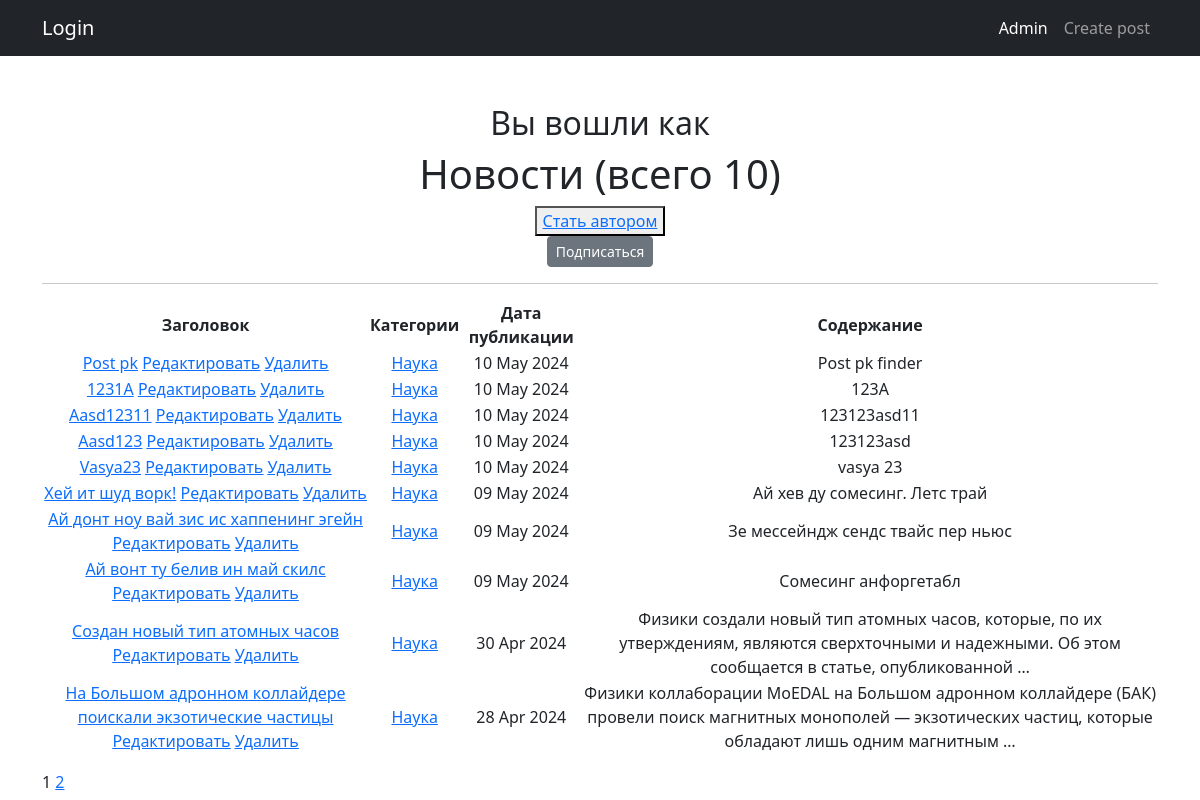
The app's page /news/categories/3, older data.
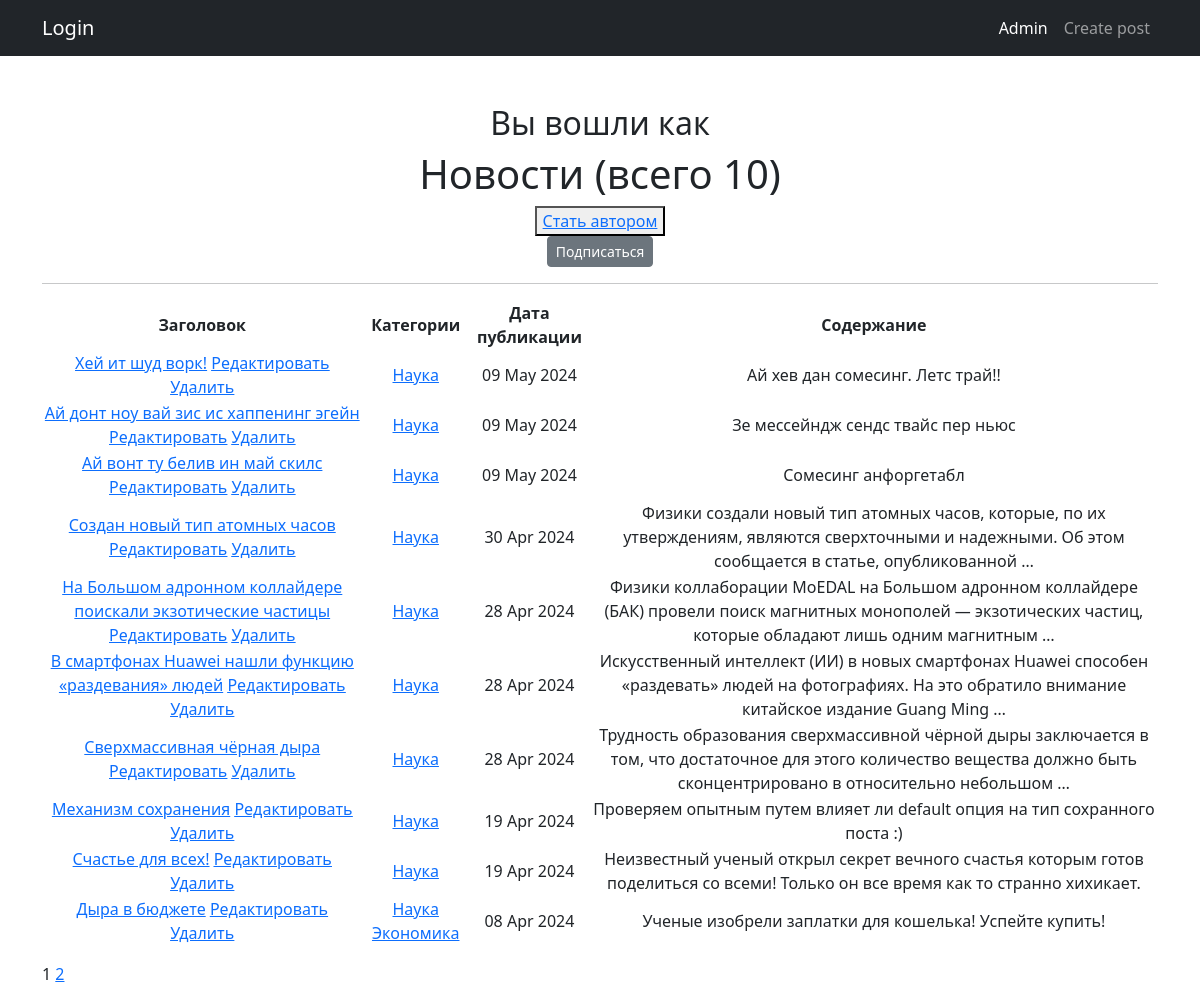
The same page, newer data.
### news/models.py (models this page shows, shortened)
class Post(models.Model):
    article = 'AR'
    news = 'NE'
    POSITIONS = [
        (article, 'Статья'),
        (news, 'Новости'),
    ]
    author = models.ForeignKey(Author, on_delete=models.CASCADE)
    news_type = models.CharField(max_length=2, choices=POSITIONS, default=article)
    post_time = models.DateTimeField(auto_now_add=True)
    title = models.CharField(max_length=255)
    text = models.TextField()
    rating = models.IntegerField(default=0)
    category = models.ManyToManyField(Category, through='PostCategory')

class Category(models.Model):
    name = models.CharField(max_length=100, unique=True)
    subscribers = models.ManyToManyField(User, blank=True, related_name='categories')
    def __str__(self):
        return f'{self.name}'

### news/views.py (the view)
# urls.py: path('categories/<int:pk>', CategoryListView.as_view(), name='category_list'),
class CategoryListView(NewsList):
    model = Post
    template_name = 'category_list.html'
    context_object_name = 'category_news_list'
    def get_queryset(self):
        self.category = get_object_or_404(Category, id=self.kwargs['pk'])
        queryset = Post.objects.filter(category=self.category).order_by('-post_time')
        return queryset
    def get_context_data(self, **kwargs):
        context = super().get_context_data(**kwargs)
        context['is_not_subscriber'] = self.request.user not in self.category.subscribers.all()
        context['category'] = self.category
        return context

### news/templatetags/custom_tags.py (called while the page is built)
@register.simple_tag(takes_context=True)
def url_replace(context, **kwargs):
    d = context['request'].GET.copy()
    for k, v in kwargs.items():
        d[k] = v
    return d.urlencode()

### news/views.py (called while the page is built)
    def get_context_data(self, **kwargs):
        context = super().get_context_data(**kwargs)
        context['is_not_author'] = not self.request.user.groups.filter(name='authors').exists()
        return context

### templates/category_list.html (shortened to what this page needs)
{% extends 'flatpages/default.html' %}
{% load custom_filters %}
{% load custom_tags %}
{% block content %}
<h2>Вы вошли как {{ request.user.username }}</h2>
    <h1>Новости (всего {{ category_news_list|length }})</h1>
{% if is_not_author %}
    <button><a href="{% url 'upgrade' %}">Стать автором</a></button>
{% endif %}
{% if is_not_subscriber %}
<p class="text-center"><a href="{% url 'subscribe' category.id %}" class="btn btn-secondary btn-sm">Подписаться</a></p>
{% endif %}
    <hr>
{% if category_news_list %}
    <table>
        <tr>
            <td><b>Заголовок</b></td>
            <td><b>Категории</b></td>
            <td><b>Дата публикации</b></td>
            <td><b>Содержание</b></td>
        </tr>
        {% for news in category_news_list %}
        <tr>
            <td>
                <a href="{% url 'news_detail' news.id %}">{{ news.title|censor }}</a>
                <a href="{% url 'news_edit' news.id %}"><u>Редактировать</u></a>
                <a href="{% url 'news_delete' news.id %}"><u>Удалить</u></a>
            </td>
            <td>
                {% for category in news.category.all %}
                    <a href="{% url 'category_list' category.id %}">{{ category }}</a>
                {% endfor %}
            </td>
            <td>{{ news.post_time|date:"d M Y" }}</td>
            <td>{{ news.text|truncatewords:20|censor }}</td>
        </tr>
        {% endfor %}
    </table>
{% else %}
    <h2>Новостей нет!</h2>
{% endif %}
<div class="pagination">
    <span class="step-links">
        <span class="current">
            {% if  page_obj.paginator.num_pages != 1 %}
                {{ page_obj.number }}
            {% endif %}
        </span>
        {% if page_obj.has_next %}
            <a href="?{% url_replace page=page_obj.next_page_number %}">{{ page_obj.next_page_number }}</a>
        {% endif %}
    </span>
</div>
{% endblock content %}

Row changes from the older to the newer data that the page shows:
removed Post: title|censor "Post pk", post_time "10 May 2024", text|censor "Post pk finder", Category (name "Наука")
removed Post: title|censor "1231A", post_time "10 May 2024", text|censor "123A", Category (name "Наука")
removed Post: title|censor "Aasd12311", post_time "10 May 2024", text|censor "123123asd11", Category (name "Наука")
removed Post: title|censor "Aasd123", post_time "10 May 2024", text|censor "123123asd", Category (name "Наука")
removed Post: title|censor "Vasya23", post_time "10 May 2024", text|censor "vasya 23", Category (name "Наука")
changed Post "Хей ит шуд ворк!": text|censor "Ай хев ду сомесинг. Летс трай" → "Ай хев дан сомесинг. Летс трай!!"
now on this page (row unchanged): Post: title|censor "В смартфонах Huawei нашли функцию «раздевания» людей", post_time "28 Apr 2024", text|censor "Искусственный интеллект (ИИ) в новых смартфонах Huawei способен «раздевать» людей на фотографиях. На это обратило внимание китайское издание Guang Ming …", Category (name "Наука")
now on this page (row unchanged): Post: title|censor "Сверхмассивная чёрная дыра", post_time "28 Apr 2024", text|censor "Трудность образования сверхмассивной чёрной дыры заключается в том, что достаточное для этого количество вещества должно быть сконцентрировано в относительно небольшом …", Category (name "Наука")
now on this page (row unchanged): Post: title|censor "Механизм сохранения", post_time "19 Apr 2024", text|censor "Проверяем опытным путем влияет ли default опция на тип сохранного поста :)", Category (name "Наука")
now on this page (row unchanged): Post: title|censor "Счастье для всех!", post_time "19 Apr 2024", text|censor "Неизвестный ученый открыл секрет вечного счастья которым готов поделиться со всеми! Только он все время как то странно хихикает.", Category (name "Наука")
now on this page (row unchanged): Post: title|censor "Дыра в бюджете", post_time "08 Apr 2024", text|censor "Ученые изобрели заплатки для кошелька! Успейте купить!", Category (name "Наука")
now on this page (row unchanged): Category: name "Экономика", shown under "Дыра в бюджете"
